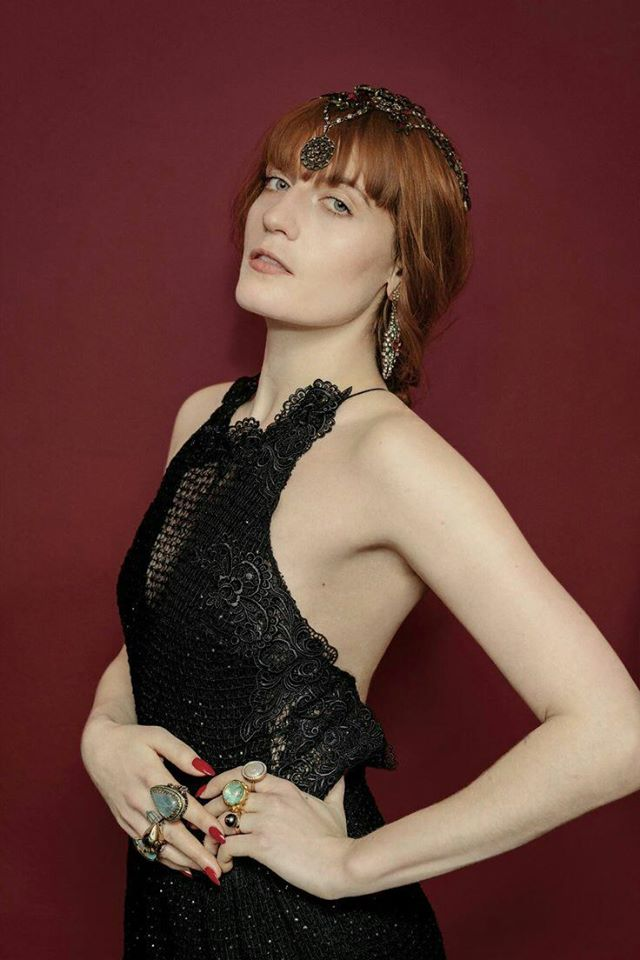
#> input picture mn.png, 640 x 960 px
$ jupyter execute Untitled.ipynb
#> lines starting #> are read from the running program, lines starting #| are printed output that depends on the picture
[cell 1]
from PIL import Image
from numpy import *
from collections import Counter , defaultdict

[cell 2]
def encode(raw_data,dict,block_size):  #raw data as an array or a list
    length = len(raw_data)
    r = length%block_size
    encoded_data = []
    if(r != 0):
        for p in range (block_size - r): #add padding
            raw_data= append(raw_data,raw_data[0])
        length = len(raw_data)
    for i in range(length//block_size):
        c = encode_unit(raw_data , dict , i*block_size , block_size) #encode each block separately
        encoded_data.append(c)
    return encoded_data

[cell 3]
def encode_unit(data , dict , offset , block_size):# takes a dict {char : (lower , higher)}
    p=1 #probability of the first level
    code = 0
    l  = offset + block_size #encode starting with the nth block
    for i in range(offset , l):
        code += dict[data[i]][0] * p #add the current level and the current probability to the block code
        if(i == l -1 ): # take the average of the last lower and upper bounds
            code = (2 * code +  (dict[data[i]][1] - dict[data[i]][0])  * p) / 2
        p *= (dict[data[i]][1]-dict[data[i]][0]) # next lvl  =  probability of the last level * the probability of the pixel
    return code

[cell 4]
def decode(encoded_data , dict , raw_length , block_size):
    decoded_data = []
    for c in encoded_data:
        decode_unit(decoded_data , c , dict ,block_size)
    if(raw_length % block_size):
        for i in range (block_size - raw_length % block_size): # remove padding
            decoded_data.pop()
    return decoded_data

[cell 5]
def decode_unit(decoded , encoded , decode_dict , length): #takes a sorted list [(char , lower , higher)]
    l = 0
    h = 1
    for i in range(length):
        x = binary_search(encoded,decode_dict,l,h-l,0,len(decode_dict))
        if(x is None):
            #if the code wasn't found due to float percesion add the last pixel instead
            decoded.append(decoded[len(decoded) -1])
        else :
            l = x[1]
            h = x[2]
            decoded.append(x[0])
    return decoded

[cell 6]
def binary_search(code,d,lower,p,left,right): # binary search that checks the bounderies
    if(left <= right):
        i = left + (right - left) // 2
        l = lower +p * d[i][1];
        h = l + p* (d[i][2]-d[i][1])
        if ( code >= l and code < h  ):
            res = (d[i][0] , l , h)
            return res
        elif(code < l):
            return binary_search(code,d,lower,p,left,i-1)
        elif(code > h):
            return binary_search(code,d,lower,p,i+1,right)
    else:
        raise ValueError('Could Not Decode ' + str(code))

[cell 7]
img = Image.open("mn.png").convert("L") #read an Image and convert it into a grayscale image
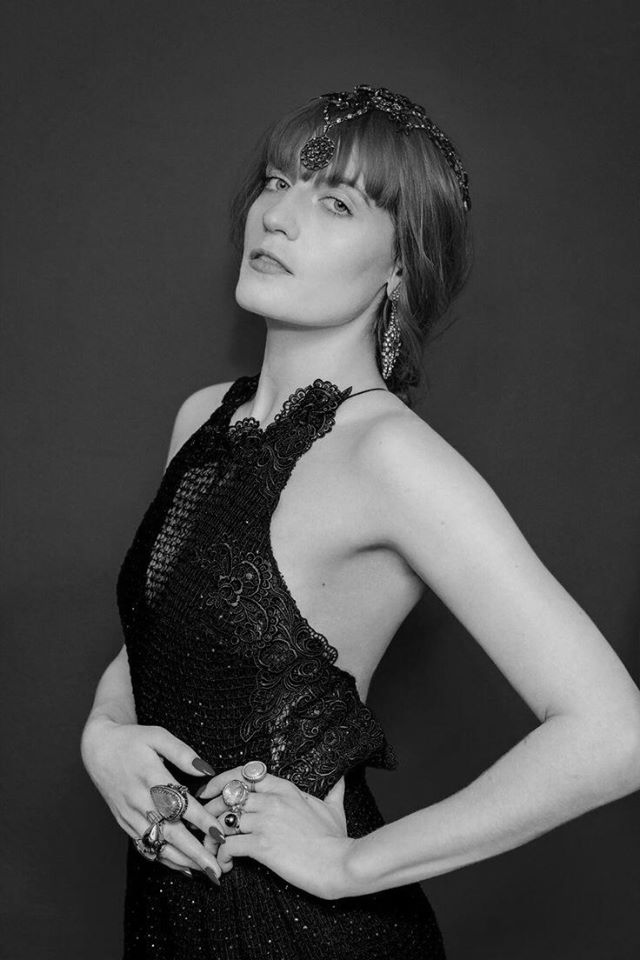
#> img: PIL image 640x960 L; min 0, max 253, mean 72.3

[cell 8]
arr = array(img).flatten() #flatten the image

[cell 9]
#build a counter of the probability of each pixel
c = Counter(arr)
#> c = 239 items
prob_arr = []
for p in c:
    c[p] = c[p] / len(arr)
#> this loop made 239 passes
#> p on passes 1 to 3: 47, 46, 43
for i in range(256): #create the 1d array to be saved
    prob_arr.append(c[i])
#> after the loop, prob_arr = 256 values, max 0.0362 at index 52, min 0 at index 225, mean 0.00391
c = c.most_common() #sort it as a list of tubles
#> c = 239 pairs, first value 0 to 253, second value 1.63e-06 to 0.0362
prob_arr = array(prob_arr)
save('prob',prob_arr)

[cell 10]
counter  = []
prob_arr = load('prob.npy')
for p in enumerate(prob_arr):
    if (p[1]):
        counter.append((p[0],p[1]))
counter.sort(key=lambda x:x[1], reverse=True)

[cell 11]
d = defaultdict(list)
sum = 0
for i in counter:
    d[i[0]] = (sum , sum + i[1])
    sum += i[1]

[cell 12]
encoded = encode(arr,d,4)
#> in encode, `length = len(raw_data)`: length = 614400
#> in encode, `r = length%block_size`: r = 0
#> the loop in encode, `for i in range(length//block_size):` made 153600 passes
#> c on passes 1 to 3: 0.353, 0.413, 0.447
#> after the loop in encode, `for i in range(length//block_size):`: encoded_data = 153600 items
#> encoded = 153600 items

[cell 13]
encoded = array(encoded)

[cell 14]
save('encoded2' , encoded )

[cell 15]
encoded = load('encoded2.npy')

[cell 16]
decode_dict = []
sum = 0
for i in counter:
    decode_dict.append((i[0],sum , sum + i[1]))
    sum += i[1]

[cell 17]
photo = decode(encoded , decode_dict ,len(arr),4)
#> photo = 614400 items

[cell 18]
p = reshape(array(photo , dtype = uint8),(-1 , img.width))
